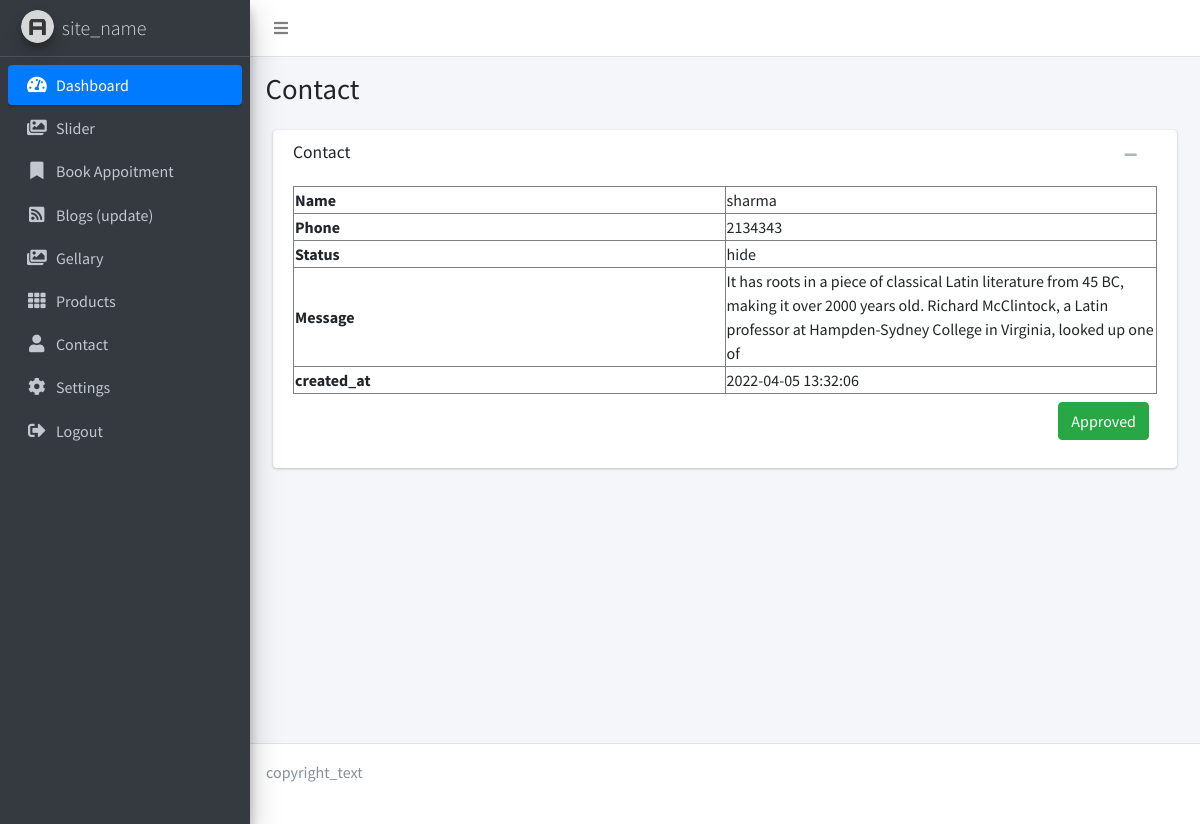
Page /admin/contacts_view.php?id=4 (signed in) on the committed database.
### tables this page shows
CREATE TABLE IF NOT EXISTS `contacts` (
  `id` int(11) NOT NULL AUTO_INCREMENT,
  `name` varchar(150) NOT NULL,
  `phone` varchar(25) NOT NULL,
  `status` enum('show','hide') NOT NULL,
  `msg` text NOT NULL,
  `created_at` timestamp NOT NULL,
  `updated_at` timestamp NOT NULL,
  PRIMARY KEY (`id`)
);

### admin/contacts_view.php (the view, shortened to what this page needs)
<?php
include_once '../database.php';
$id= $_GET['id'];
$sqlget = "SELECT * FROM `contacts` WHERE `id`='" . $id . "'";
$data = mysqli_fetch_assoc(mysqli_query($conn, $sqlget));
include 'layouts/header.php';
?>
<section class="content-header">
    <div class="container-fluid">
        <div class="row mb-2">
            <div class="col-sm-6">
                <h1>Contact</h1>
            </div>
        </div>
    </div>
</section>
  <section class="content">
        <div class="container-fluid">
            <div class="col-md-12">
                <div class="card card-default">
                    <div class="card-header">
                        <h3 class="card-title">Contact</h3>
                        <div class="card-tools">
                            <button type="button" class="btn btn-tool" data-card-widget="collapse"><i class="fas fa-minus"></i></button>
                            <button type="button" class="btn btn-tool" data-card-widget="remove"><i class="fas fa-remove"></i></button>
                        </div>
                    </div>
                    <div class="card-body">
                        <table border="1" style="width: 100%;">
                            <tr>
                                <th style="width:50%;">Name</th>
                                <td><?php echo $data['name'];?></td>
                            </tr>
                            <tr>
                                <th style="width:50%;">Phone</th>
                                <td><?php echo $data['phone'];?></td>
                            </tr>
                            <tr>
                                <th style="width:50%;">Status</th>
                                <td><?php echo $data['status'];?></td>
                            </tr>
                            <tr>
                                <th style="width:50%;">Message</th>
                                <td><?php echo $data['msg'];?></td>
                            </tr>
                            <tr>
                                <th style="width:50%;">created_at</th>
                                <td><?php echo $data['created_at'];?></td>
                            </tr>
                        </table>
                        <div class=" float-right m-2">
                        <form method="post">
                            <input type="submit" value="Approved" class="btn btn-success">
                        </form>
                        </div>
                    </div>
                </div>
            </div>
        </div>
    </section>
    <?php include 'layouts/footer.php';?>

### admin/assets/style.css (style rules this page uses)
.card-body { padding-top: 0px !important; }

### rows in the picture
contacts: name "sharma", phone "2134343", status "hide", msg "It has roots in a piece of classical Latin literature from 45 BC, making it over 2000 years old. Richard McClintock, a Latin professor at Hampden-Sydney College in Virginia, looked up one of", created_at "2022-04-05 13:32:06"
